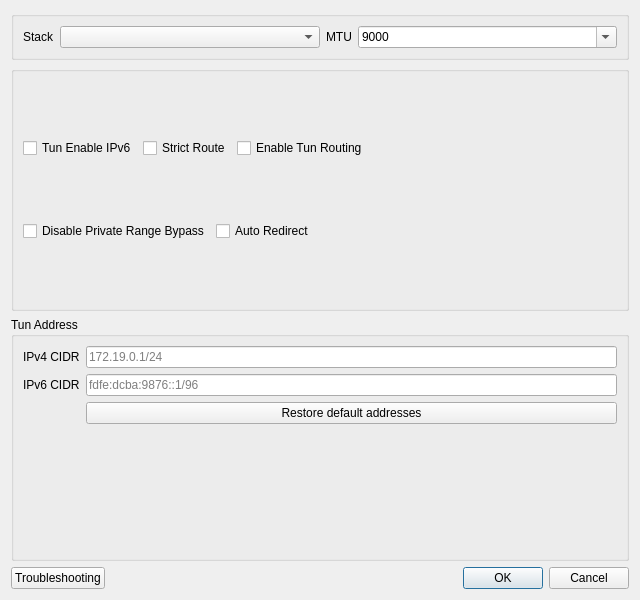
<?xml version="1.0" encoding="UTF-8"?>
<ui version="4.0">
 <class>DialogVPNSettings</class>
 <widget class="QDialog" name="DialogVPNSettings">
  <property name="geometry">
   <rect>
    <x>0</x>
    <y>0</y>
    <width>640</width>
    <height>600</height>
   </rect>
  </property>
  <property name="windowTitle">
   <string>Tun Settings</string>
  </property>
  <layout class="QVBoxLayout" name="verticalLayout">
   <item>
    <widget class="QGroupBox" name="groupBox">
     <property name="sizePolicy">
      <sizepolicy hsizetype="Preferred" vsizetype="Maximum">
       <horstretch>0</horstretch>
       <verstretch>0</verstretch>
      </sizepolicy>
     </property>
     <layout class="QHBoxLayout" name="horizontalLayout_5">
      <item>
       <widget class="QLabel" name="label_4">
        <property name="sizePolicy">
         <sizepolicy hsizetype="Maximum" vsizetype="Preferred">
          <horstretch>0</horstretch>
          <verstretch>0</verstretch>
         </sizepolicy>
        </property>
        <property name="text">
         <string notr="true">Stack</string>
        </property>
       </widget>
      </item>
      <item>
       <widget class="QComboBox" name="vpn_implementation">
        <property name="editable">
         <bool>false</bool>
        </property>
       </widget>
      </item>
      <item>
       <widget class="QLabel" name="label_10">
        <property name="sizePolicy">
         <sizepolicy hsizetype="Maximum" vsizetype="Preferred">
          <horstretch>0</horstretch>
          <verstretch>0</verstretch>
         </sizepolicy>
        </property>
        <property name="text">
         <string notr="true">MTU</string>
        </property>
       </widget>
      </item>
      <item>
       <widget class="QComboBox" name="vpn_mtu">
        <property name="editable">
         <bool>true</bool>
        </property>
        <item>
         <property name="text">
          <string notr="true">9000</string>
         </property>
        </item>
        <item>
         <property name="text">
          <string notr="true">1500</string>
         </property>
        </item>
       </widget>
      </item>
     </layout>
    </widget>
   </item>
   <item>
    <widget class="QGroupBox" name="horizontalGroupBox_2">
     <layout class="QVBoxLayout" name="checksVLayout">
      <item>
       <layout class="QHBoxLayout" name="checksRow1">
        <item>
         <widget class="QCheckBox" name="vpn_ipv6">
          <property name="text">
           <string>Tun Enable IPv6</string>
          </property>
         </widget>
        </item>
        <item>
         <widget class="QCheckBox" name="strict_route">
          <property name="text">
           <string>Strict Route</string>
          </property>
         </widget>
        </item>
        <item>
         <widget class="QCheckBox" name="tun_routing">
          <property name="toolTip">
           <string>&lt;html&gt;&lt;head/&gt;&lt;body&gt;&lt;p&gt;When enabled, Direct IP CIDRs and rule sets will also be added to the Tun setting to be excluded at OS routing level. IMPORTANT: Large rule sets have been reported to cause massive CPU usage in windows, please enable this option with caution.&lt;/p&gt;&lt;/body&gt;&lt;/html&gt;</string>
          </property>
          <property name="text">
           <string>Enable Tun Routing</string>
          </property>
         </widget>
        </item>
        <item>
         <spacer name="checksRow1Spacer">
          <property name="orientation">
           <enum>Qt::Orientation::Horizontal</enum>
          </property>
          <property name="sizeHint" stdset="0">
           <size>
            <width>40</width>
            <height>20</height>
           </size>
          </property>
         </spacer>
        </item>
       </layout>
      </item>
      <item>
       <layout class="QHBoxLayout" name="checksRow2">
        <item>
         <widget class="QCheckBox" name="disable_priv_range">
          <property name="toolTip">
           <string>&lt;html&gt;&lt;head/&gt;&lt;body&gt;&lt;p&gt;Allows traffics destined for private ranges to be hijacked into The Core&lt;/p&gt;&lt;/body&gt;&lt;/html&gt;</string>
          </property>
          <property name="text">
           <string>Disable Private Range Bypass</string>
          </property>
         </widget>
        </item>
        <item>
         <widget class="QCheckBox" name="auto_redirect">
          <property name="toolTip">
           <string>&lt;html&gt;&lt;head/&gt;&lt;body&gt;&lt;p&gt;Required on newer Linux kernels for the system and mixed stacks to pass traffic. While enabled, this machine cannot be used as a network gateway for other devices.&lt;/p&gt;&lt;/body&gt;&lt;/html&gt;</string>
          </property>
          <property name="text">
           <string>Auto Redirect</string>
          </property>
         </widget>
        </item>
        <item>
         <spacer name="checksRow2Spacer">
          <property name="orientation">
           <enum>Qt::Orientation::Horizontal</enum>
          </property>
          <property name="sizeHint" stdset="0">
           <size>
            <width>40</width>
            <height>20</height>
           </size>
          </property>
         </spacer>
        </item>
       </layout>
      </item>
     </layout>
    </widget>
   </item>
   <item>
    <widget class="QGroupBox" name="tunAddressGroupBox">
     <property name="title">
      <string>Tun Address</string>
     </property>
     <layout class="QFormLayout" name="formLayout">
      <item row="0" column="0">
       <widget class="QLabel" name="label_tun_ipv4">
        <property name="text">
         <string>IPv4 CIDR</string>
        </property>
       </widget>
      </item>
      <item row="0" column="1">
       <widget class="QLineEdit" name="tun_ipv4_cidr">
        <property name="placeholderText">
         <string notr="true">172.19.0.1/24</string>
        </property>
       </widget>
      </item>
      <item row="1" column="0">
       <widget class="QLabel" name="label_tun_ipv6">
        <property name="text">
         <string>IPv6 CIDR</string>
        </property>
       </widget>
      </item>
      <item row="1" column="1">
       <widget class="QLineEdit" name="tun_ipv6_cidr">
        <property name="placeholderText">
         <string notr="true">fdfe:dcba:9876::1/96</string>
        </property>
       </widget>
      </item>
      <item row="2" column="1">
       <widget class="QPushButton" name="restore_default_addresses">
        <property name="text">
         <string>Restore default addresses</string>
        </property>
       </widget>
      </item>
     </layout>
    </widget>
   </item>
   <item>
    <layout class="QHBoxLayout" name="horizontalLayout_3">
     <item>
      <widget class="QPushButton" name="troubleshooting">
       <property name="text">
        <string>Troubleshooting</string>
       </property>
      </widget>
     </item>
     <item>
      <widget class="QDialogButtonBox" name="buttonBox">
       <property name="standardButtons">
        <set>QDialogButtonBox::StandardButton::Cancel|QDialogButtonBox::StandardButton::Ok</set>
       </property>
      </widget>
     </item>
    </layout>
   </item>
  </layout>
 </widget>
 <tabstops>
  <tabstop>vpn_implementation</tabstop>
  <tabstop>vpn_mtu</tabstop>
  <tabstop>vpn_ipv6</tabstop>
  <tabstop>tun_ipv4_cidr</tabstop>
  <tabstop>tun_ipv6_cidr</tabstop>
  <tabstop>restore_default_addresses</tabstop>
  <tabstop>strict_route</tabstop>
  <tabstop>troubleshooting</tabstop>
 </tabstops>
 <resources/>
 <connections>
  <connection>
   <sender>buttonBox</sender>
   <signal>rejected()</signal>
   <receiver>DialogVPNSettings</receiver>
   <slot>reject()</slot>
   <hints>
    <hint type="sourcelabel">
     <x>399</x>
     <y>575</y>
    </hint>
    <hint type="destinationlabel">
     <x>399</x>
     <y>299</y>
    </hint>
   </hints>
  </connection>
  <connection>
   <sender>buttonBox</sender>
   <signal>accepted()</signal>
   <receiver>DialogVPNSettings</receiver>
   <slot>accept()</slot>
   <hints>
    <hint type="sourcelabel">
     <x>399</x>
     <y>575</y>
    </hint>
    <hint type="destinationlabel">
     <x>399</x>
     <y>299</y>
    </hint>
   </hints>
  </connection>
 </connections>
</ui>
